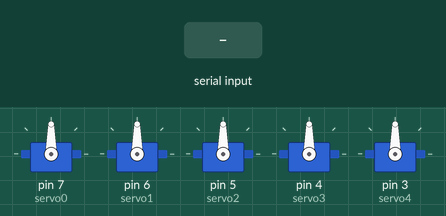
This sketch was run on a simulated Arduino Uno, built with avr-gcc and run on an emulated ATmega328P. On the bench: 5 × servo. The inputs (shaded band) are chosen by the test bench. What the sketch prints to the serial monitor is not drawn.

Above: at 1.2 s.
1.3 s: "<90,45,200>" received over Serial
At 2.2 s:
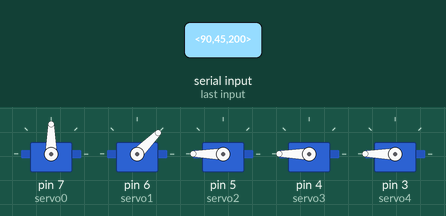
2.8 s: "<90,45>" received over Serial
At 3.2 s:
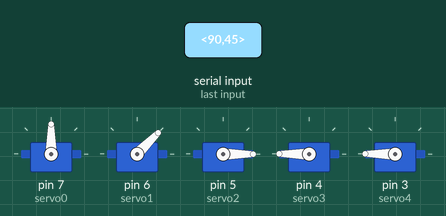
4.3 s: "<30,150,10,200>" received over Serial
At 4.7 s:
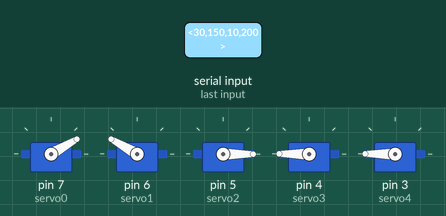
5.8 s: "<5>" received over Serial
At 6.5 s:
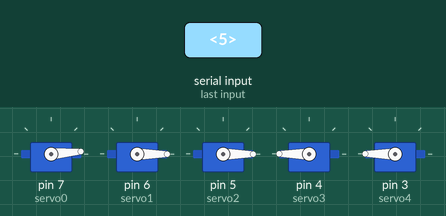
7.3 s: "<90>" received over Serial
At 7.7 s:
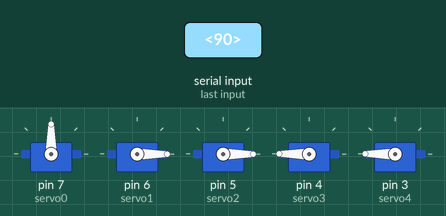
8.8 s: "<200>" received over Serial
At 10.1 s:
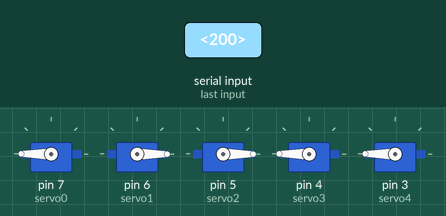
Timing chart, 0 to 11.3 s (numbered marks = the images above; inputs shaded):
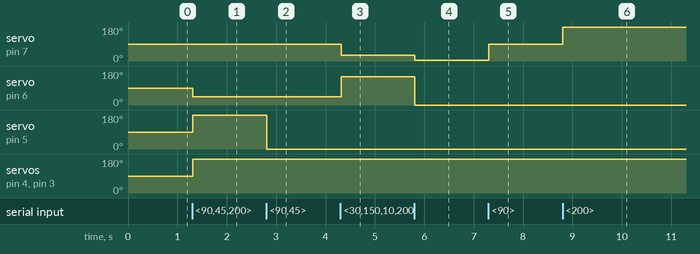

The sketch:

arduino_controll_script.ino
```cpp
#include <SPI.h>
#include <Servo.h>


Servo servo0;
Servo servo1;
Servo servo2;
Servo servo3;
Servo servo4;


void setup() {
  // setup serial
  Serial.begin(9600);

  // setup the servo motors
  servo0.attach(7);
  servo1.attach(6);
  servo2.attach(5);
  servo3.attach(4);
  servo4.attach(3);


}
void loop() {
    // receive a message string from the python controll script via serial
    String str = receive();

    // extract the servo anlgles from the message string
    int servo0_pos = str.substring(0, 3).toInt();
    int servo1_pos = str.substring(3, 6).toInt();
    int servo2_pos = str.substring(6, 9).toInt();
    int servo3_pos = 180 - str.substring(9, 12).toInt();
    int servo4_pos = 180 - str.substring(12, 15).toInt();

    // drive the servo motors
    servo0.write(servo0_pos);
    servo1.write(servo1_pos);
    servo2.write(servo2_pos);
    servo3.write(servo3_pos);
    servo4.write(servo4_pos);

    // print the message string to serial for debugging
    Serial.print(str);
}

/*
 *  This function receives a string over serial from the python contoll script
 */
String receive() {

  String str = "";

  // wait for the start of a message string
  char c = '0';
  while (c != '<') {
    while (Serial.available() <= 0) { /* busy wait*/ }
    c = Serial.read();
  }

  // start receiving
  bool receiving = true;

  while (receiving) {
      while (Serial.available() <= 0) { /* busy wait*/ }

      c = Serial.read();

      // stop receiving on end of the message string
      if (c == '>') {
        receiving = false;
      }
      else {
        str += c;
      }
  }

  return str;
}
```

Measured:
- after the input at 1.3 s, servo on pin 6 (servo1): 90° → 45° at once; servo on pin 5 (servo2), servo on pin 4 (servo3), servo on pin 3 (servo4): 90° → 180° at once
- after the input at 2.8 s, servo on pin 5 (servo2): 180° → 0° at once
- after the input at 4.3 s, servo on pin 7 (servo0): 90° → 30° at once; servo on pin 6 (servo1): 45° → 150° at once
- after the input at 5.8 s, servo on pin 7 (servo0): 30° → 5° at once; servo on pin 6 (servo1): 150° → 0° at once
- after the input at 7.3 s, servo on pin 7 (servo0): 5° → 90° at once
- after the input at 8.8 s, servo on pin 7 (servo0): 90° → 180° at once
